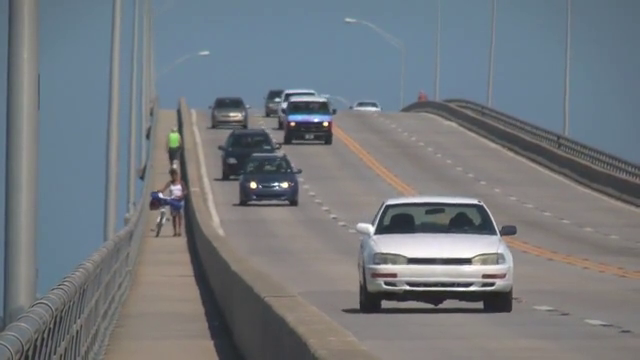
#> input picture frame 91 of data/slow_traffic_small.mp4, 640 x 360 px, given in place of input.avi, which was not available
$ python hot.py   (older library calls are emulated)
#> lines starting #> are read from the running program, lines starting #| are printed output that depends on the picture; after the words box and inside, x2 and y2 are one past the last pixel; in counts of white or black regions, pixels touching at a corner belong together; pictures that were not available may be replaced by others from this repository, and a replacement may not be noted
import math
import cv2
import imutils
import numpy as np

from copy import copy
from imutils import paths
# from skimage.measure import structural_similarity as ssim

from obj_tracker.exceptions import TrackerExit

from x import xall

no_euqlid = True

for i in range(471, 1898):
    if i in xall:
        last = xall[i]
    else:
        xall[i] = last

def euqlid(A, B):
    if B is None:
        return 0
    return math.sqrt((A[0] - B[0]) ** 2 + (A[1] - B[1]) ** 2)

frame_N = 0
savex = {}

def click_and_calck(event, x, y, flags, param):
    # grab references to the global variables
    if event == cv2.EVENT_LBUTTONDOWN:
        for nm, im in savex.items():
            cv2.imwrite('data/frames/%d-%s.jpg' % (frame_N, nm), im)


class ObjTracker(object):

    """ Simple object tracker class """

    VEBCAM = False

    window_name = 'Object-Tracker'
    scale = 1200  # 4
    contour_color = 0, 0, 255
    target_color = 0, 255, 0
    contour_width = 2
    min_area = .7 * scale
    frame_memory = 2

    # detect
    min_tresh = .9
    max_dist = 50
    center = None#1165, 590
    track_window = 1165, 590, 400, 800

    font_name = cv2.FONT_HERSHEY_DUPLEX
    # compare_method = cv2.CV_COMP_CORREL

    term_crit = (cv2.TERM_CRITERIA_EPS | cv2.TERM_CRITERIA_COUNT, 10, 10)

    timeout = 10  # ms
    ANYKEY = True

    DRAW_RECT = False

    skipframe = 1

    def __init__(self):
        cv2.namedWindow(self.window_name)#, cv2.CV_WINDOW_AUTOSIZE)
        self._init_capture('data/input.avi')  # mp4')
        self.target = cv2.imread('data/target.png')
        self.target2 = cv2.imread('data/target2.png')
        # [5 lines of commented-out code are left out]

    def _init_capture(self, path=0):
        """ Initialize vebcam or fileobj video stream """
        self.capture = cv2.VideoCapture(path)

    def _read_frame(self):
        """ Read img from capture """
        global frame_N, writer
        for i in range(self.skipframe):
            frame_N += 1
            grabbed, frame = self.capture.read()
            if not grabbed:
                raise TrackerExit()
#> this loop made 1 pass
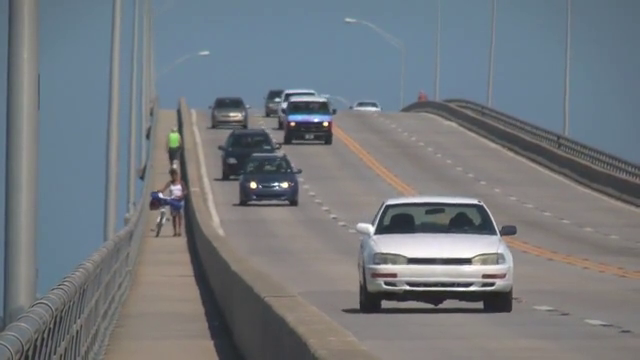
#> input picture frame 91 of data/slow_traffic_small.mp4, 640 x 360 px, given in place of input.avi, which was not available
#> after the loop, frame_N = 1
        if self.VEBCAM:
            frame = cv2.flip(frame, 1)

        frame = imutils.resize(frame, width=self.scale)
        return frame

    def read_frame(self):
        return self._read_frame()

    def show_frame(self, frame):
        if frame is not None:
            cv2.imshow(self.window_name, frame)
            # self.writer.write(frame)

    def moution_detect(self, frame, prev_frame):
        """ Detect moution on stream """
        # make grayscale frame
        grays = [cv2.cvtColor(frm, cv2.COLOR_BGR2GRAY) for frm in (frame, prev_frame)]
        # blurr for symplify image
        blure = [cv2.GaussianBlur(frm, (23, 23), 0) for frm in grays]
        # calculate coutours
        frame_delta = cv2.absdiff(*blure)
        # hight contrast
        thresh = cv2.threshold(frame_delta, 20, 255, cv2.THRESH_BINARY)[1]
        dil = cv2.dilate(thresh, np.ones((21, 21), np.uint8))
        # find countours
        x, contours, hierarchy = cv2.findContours(dil, cv2.RETR_TREE, cv2.CHAIN_APPROX_NONE)

        clean = frame.copy()

        savex['1-gray'] = grays[0]
        savex['2-blure'] = blure[0]
        savex['3-delta'] = frame_delta
        savex['4-thresh'] = thresh
        savex['5-dil'] = dil.copy()

        for contour in contours:
            (x, y, w, h) = cv2.boundingRect(contour)
            if cv2.contourArea(contour) < self.min_area:
                continue
            # image cmp
            cv2.rectangle(
                frame, (x, y), (x + w, y + h),
                self.target_color if self.compare(
                    clean[y: y + h, x: x + w], (x, y, w, h)) else self.contour_color,
                self.contour_width)
            cv2.rectangle(dil, (x, y), (x + w, y + h), (255, 255, 255), self.contour_width)

        savex['6-countours'] = dil

        if self.center:
            (x, y, w, h) = self.center

            roi = clean[y: y + h, x: x + w]
            hsv_roi =  cv2.cvtColor(roi, cv2.COLOR_BGR2HSV)
            mask = cv2.inRange(hsv_roi, np.array((0., 60.,32.)), np.array((180.,255.,255.)))
            roi_hist = cv2.calcHist([hsv_roi],[0],mask,[180],[0,180])
            cv2.normalize(roi_hist,roi_hist).flatten()

            hsv = cv2.cvtColor(clean, cv2.COLOR_BGR2HSV)
            dst = cv2.calcBackProject([hsv],[0], roi_hist,[0,180],1)

            term_crit = ( cv2.TERM_CRITERIA_EPS | cv2.TERM_CRITERIA_COUNT, 1, 1 )
            ret, center = cv2.CamShift(grays[1], self.center, term_crit)
            x,y,w,h = center
            cv2.rectangle(frame, (x,y), (x+w,y+h), 255,2)

            # self.target = clean[y: y + h, x: x + w]

        #     # blank_image = np.zeros((h, w, 3), np.uint8)
        #     # frame[y: y + h, x: x + w] = self.people_find(frame[y: y + h, x: x + w])

        return frame

    def comparex(self, center):
        crd = xall.get(frame_N)
        if crd:
            return (center[0] < crd[0] < center[0] + center[2]) and (center[1] < crd[1] < center[1] + center[3])
        return False

    def compare(self, image, center):
        # image histogram
        hista = cv2.calcHist([image], [0, 1, 2], None, [8, 8, 8], [0, 256, 0, 256, 0, 256])
        cv2.normalize(hista, hista).flatten()
        # target histogram
        histt = cv2.calcHist([self.target], [0, 1, 2], None, [8, 8, 8], [0, 256, 0, 256, 0, 256])
        cv2.normalize(histt, histt).flatten()
        # compare result
        compare = cv2.compareHist(histt, hista, cv2.HISTCMP_CORREL)
        if compare > self.min_tresh and euqlid(center, self.center) < self.max_dist or self.comparex(center):
            self.target = image
            self.center = center
            return True
        return False

    def wait_key(self):
        """ exit btns """
        # each timeout in ms
        key = cv2.waitKey(self.timeout)
        # if q was pressed exit
        if key & 255 == ord('q') or (self.ANYKEY and (key != -1)):
            raise TrackerExit()

    def run(self):
        prev_frame = [self.read_frame()]
        while True:
            frame = self.read_frame()
            oframe = self.moution_detect(frame.copy(), prev_frame[0].copy())
            self.show_frame(oframe)
            prev_frame.append(frame)
            self.wait_key()
            if len(prev_frame) > 11:
                prev_frame.pop(0)
#> this loop made 1 pass
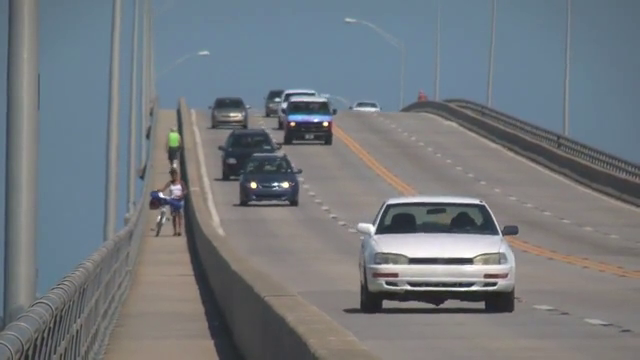
#> input picture frame 92 of data/slow_traffic_small.mp4, 640 x 360 px, given in place of input.avi, which was not available
#> pass 1, in moution_detect, `frame_delta = cv2.absdiff(*blure)`:
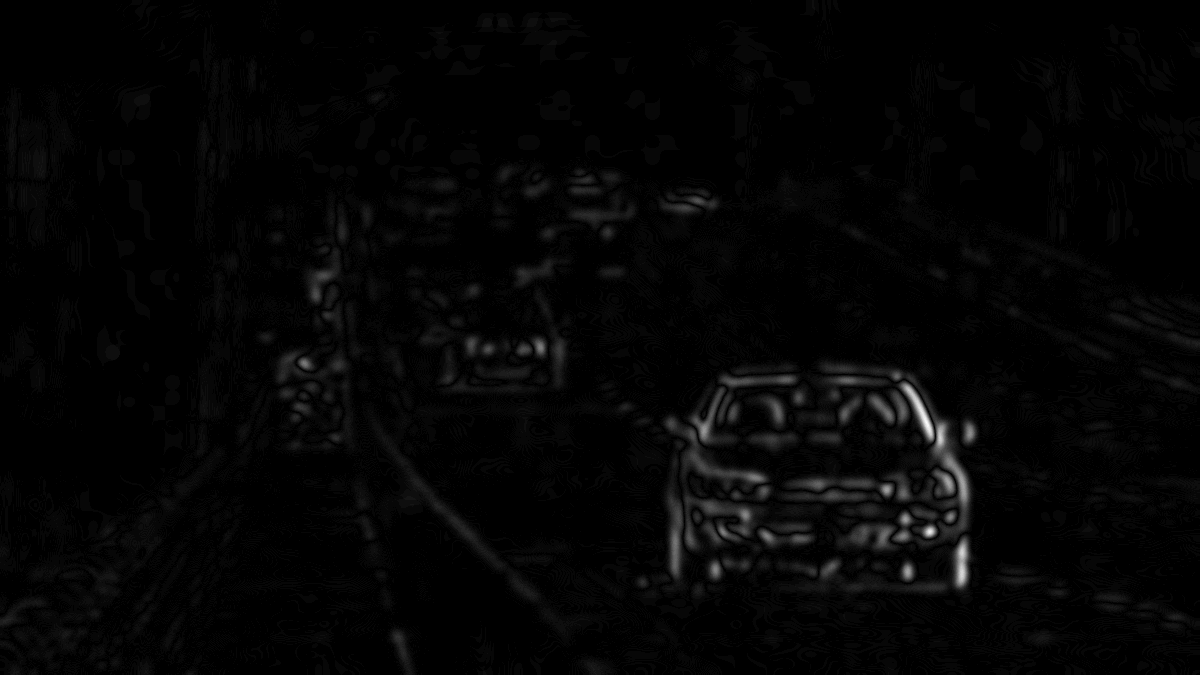
#> frame_delta: shape (675, 1200); min 0, max 36, mean 0.7; drawn with min black and max white
#> pass 1, in moution_detect, `thresh = cv2.threshold(frame_delta, 20, 255, cv2.THRESH_BINARY)[1]`:
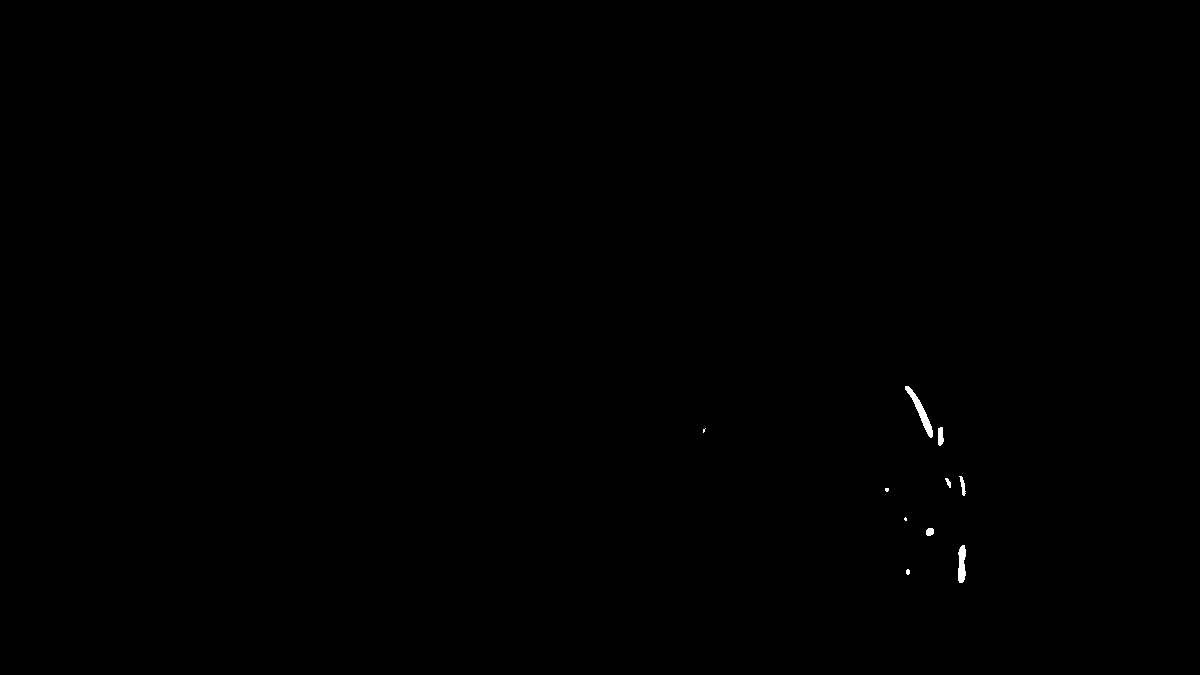
#> thresh: shape (675, 1200); 0.11% white; 10 white regions (3 under 20 px), largest, box (x1, y1, x2, y2) and area: (905, 386, 933, 438) 356, (958, 545, 966, 583) 242, (938, 427, 944, 446) 93
#> pass 1, in moution_detect, `dil = cv2.dilate(thresh, np.ones((21, 21), np.uint8))`:
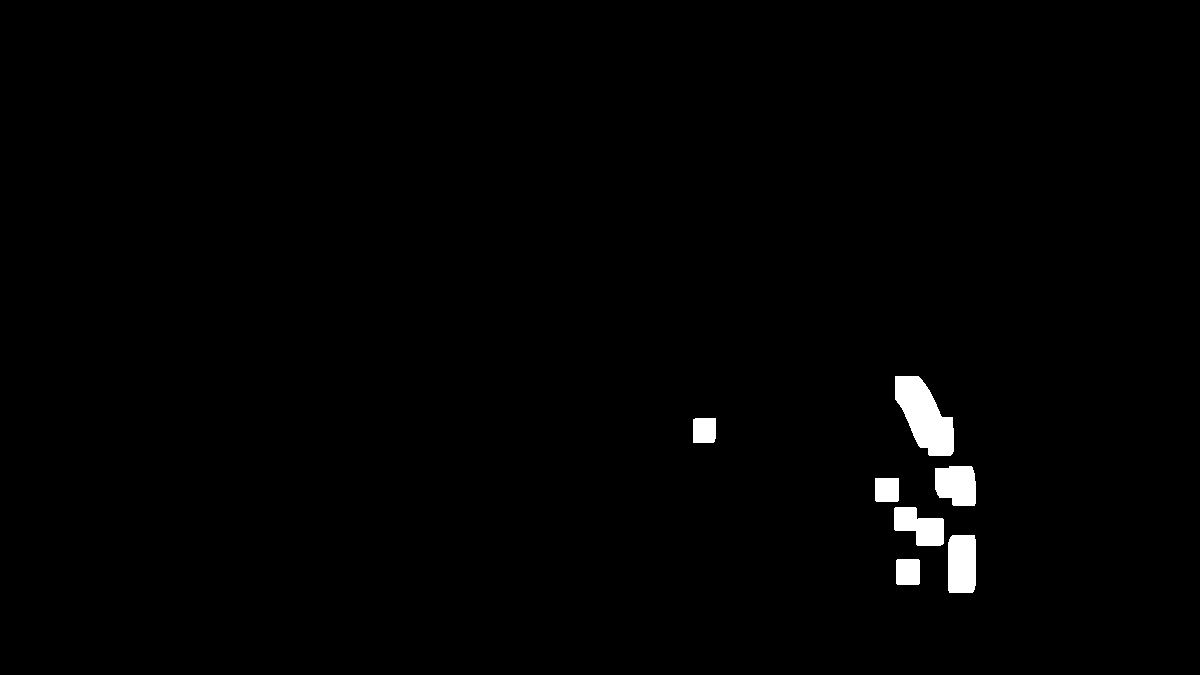
#> dil: shape (675, 1200); 1.1% white; 7 white regions, largest, box (x1, y1, x2, y2) and area: (895, 376, 954, 456) 2890, (948, 535, 976, 593) 1593, (935, 466, 976, 506) 1427
#> after the loop, prev_frame = 1 item

    def do(self):
        try:
            self.run()
        except TrackerExit:
            pass
        finally:
            cv2.destroyWindow(self.window_name)
            self.capture.release()
            # self.writer.release()

if __name__ == "__main__":
#> (the run stopped early here; a loop or call above may not have finished)

$ run again, starting later in the video
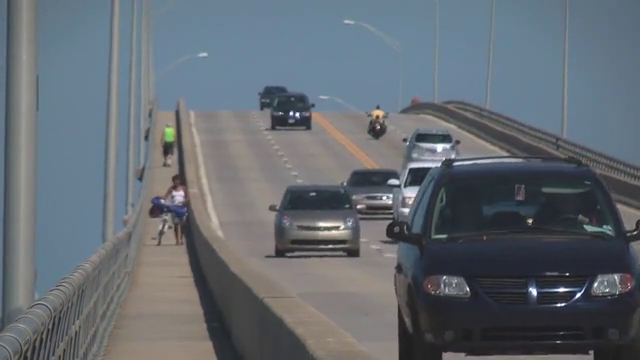
#> input picture frame 411 of data/slow_traffic_small.mp4, 640 x 360 px, given in place of input.avi, which was not available
#> the loop in _read_frame, `for i in range(self.skipframe):` made 1 pass
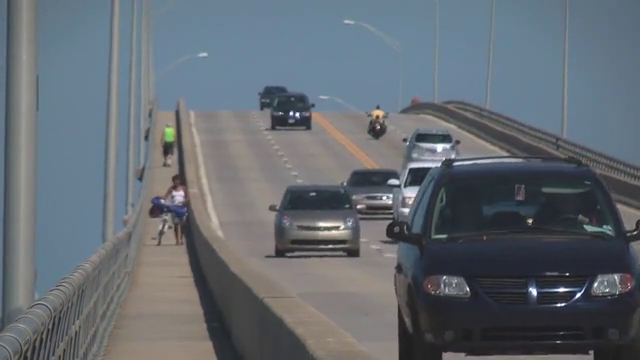
#> input picture frame 411 of data/slow_traffic_small.mp4, 640 x 360 px, given in place of input.avi, which was not available
#> after the loop in _read_frame, `for i in range(self.skipframe):`: frame_N = 1
#> the loop in run, `while True:` made 1 pass
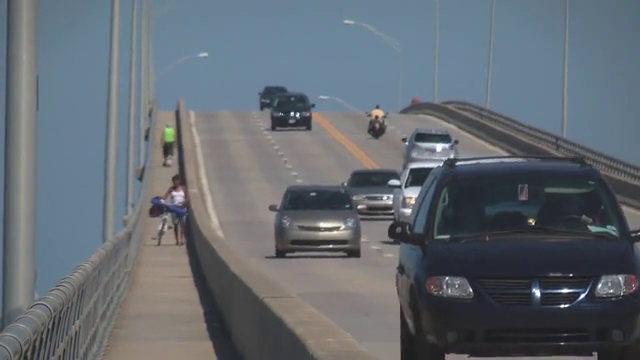
#> input picture frame 412 of data/slow_traffic_small.mp4, 640 x 360 px, given in place of input.avi, which was not available
#> pass 1, in moution_detect, `dil = cv2.dilate(thresh, np.ones((21, 21), np.uint8))`:
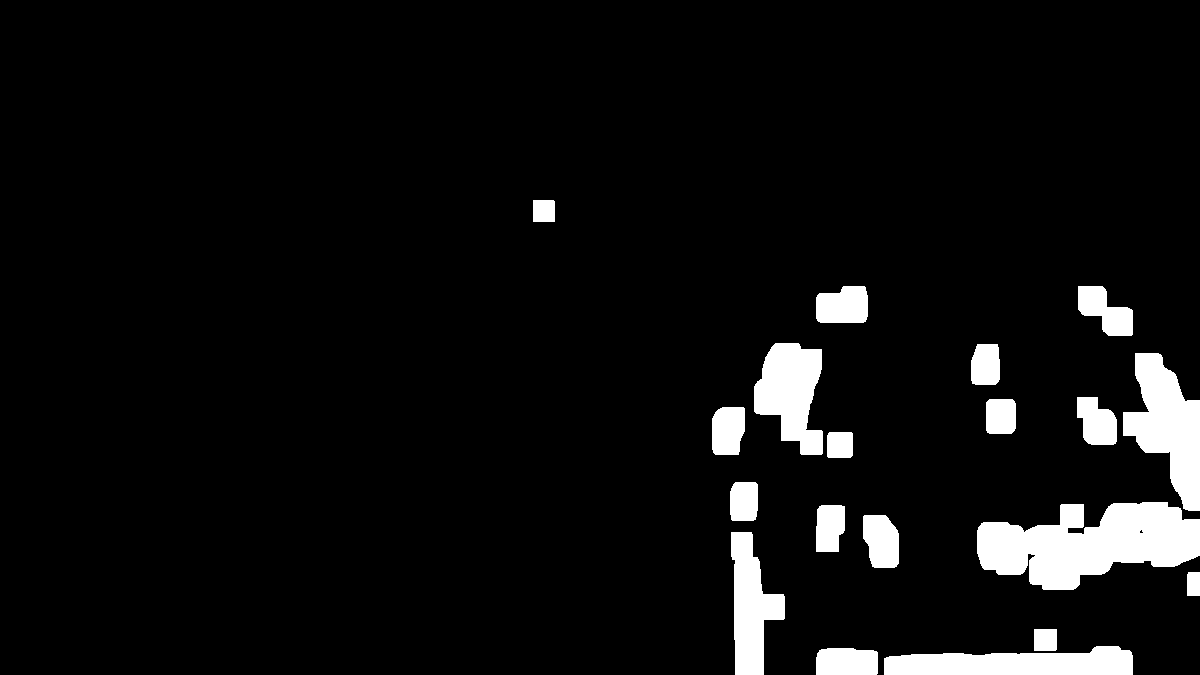
#> dil: shape (675, 1200); 6.2% white; 19 white regions, largest, box (x1, y1, x2, y2) and area: (977, 502, 1200, 590) 12713, (1123, 353, 1200, 511) 6693, (884, 646, 1133, 675) 5549
#> after the loop in run, `while True:`: prev_frame = 1 item

$ run again, starting later in the video
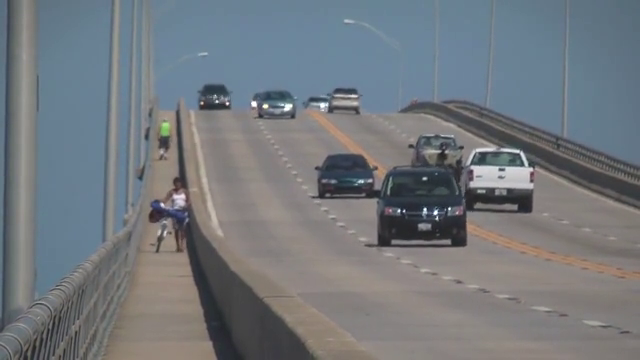
#> input picture frame 731 of data/slow_traffic_small.mp4, 640 x 360 px, given in place of input.avi, which was not available
#> the loop in _read_frame, `for i in range(self.skipframe):` made 1 pass
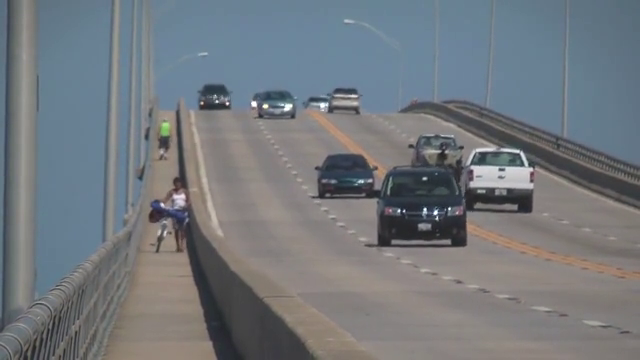
#> input picture frame 731 of data/slow_traffic_small.mp4, 640 x 360 px, given in place of input.avi, which was not available
#> after the loop in _read_frame, `for i in range(self.skipframe):`: frame_N = 1
#> the loop in run, `while True:` made 1 pass
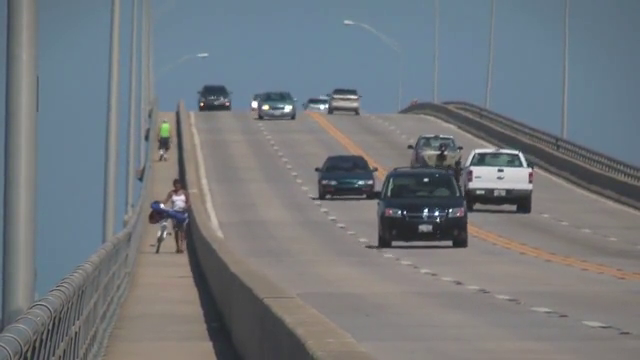
#> input picture frame 732 of data/slow_traffic_small.mp4, 640 x 360 px, given in place of input.avi, which was not available
#> pass 1, in moution_detect, `dil = cv2.dilate(thresh, np.ones((21, 21), np.uint8))`:
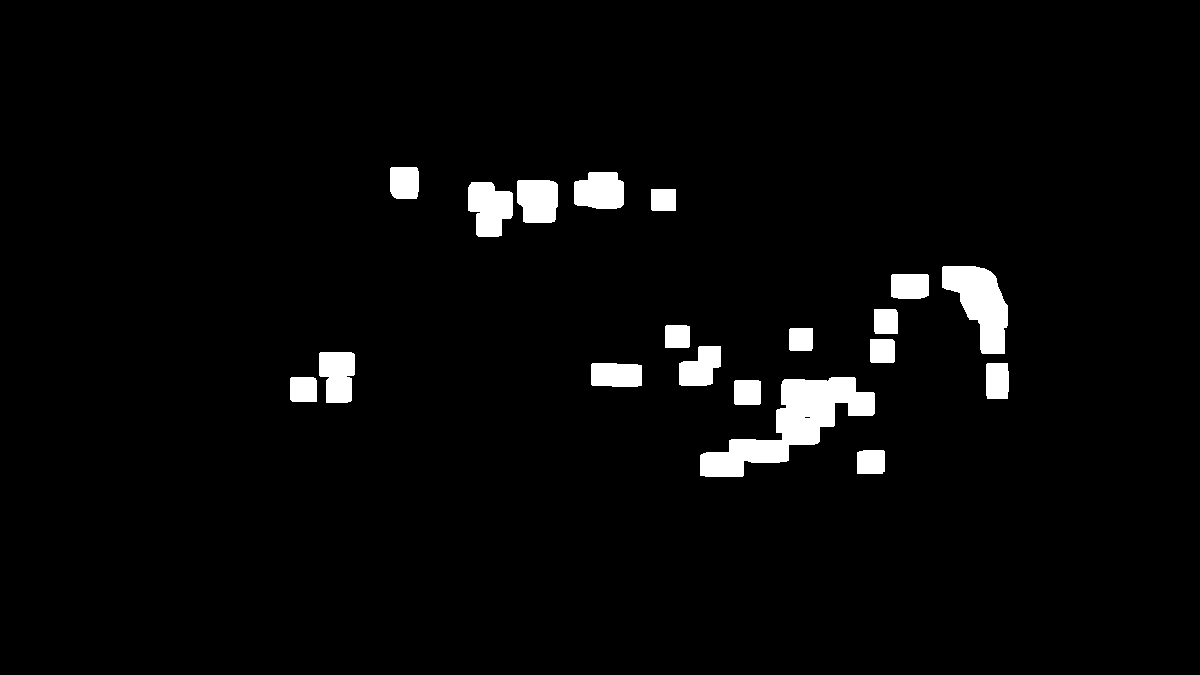
#> dil: shape (675, 1200); 3.3% white; 19 white regions, largest, box (x1, y1, x2, y2) and area: (700, 377, 875, 477) 6718, (942, 266, 1008, 354) 3402, (468, 182, 513, 237) 1877
#> after the loop in run, `while True:`: prev_frame = 1 item
